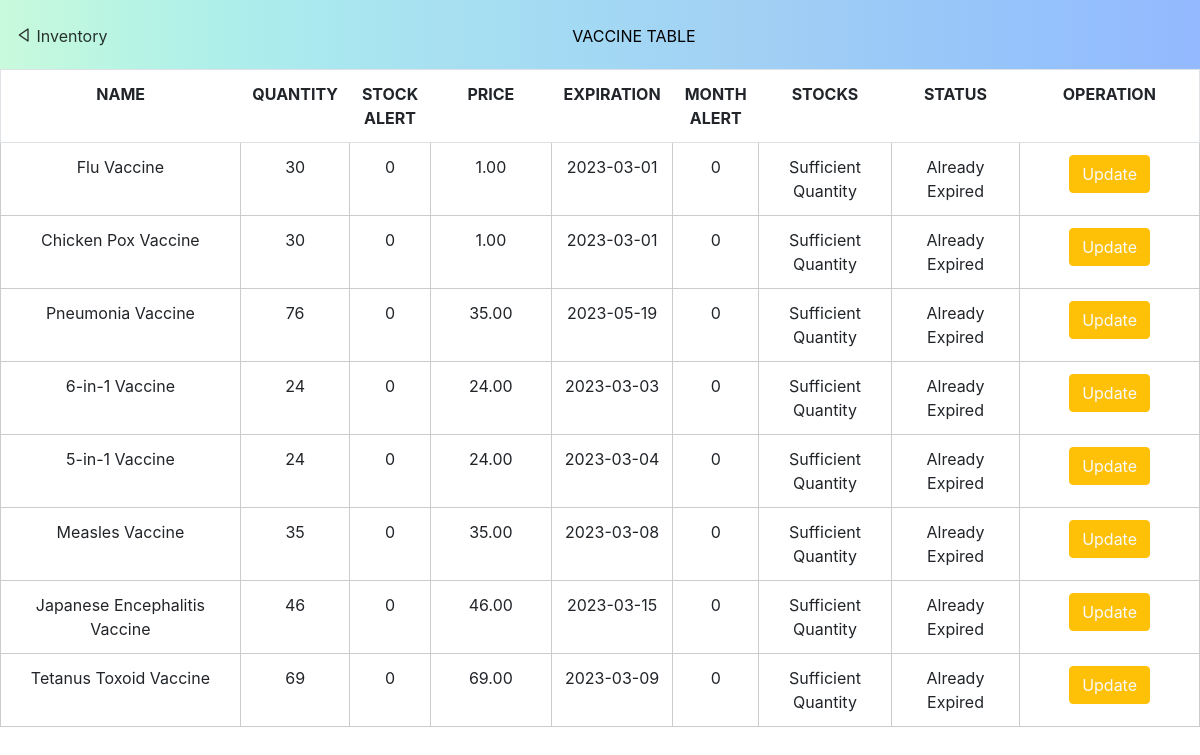
Screenshot of /admin/vaccine.php (signed in) with the database file from the repository.
### tables this page shows
CREATE TABLE `vaccines` (
  `vaccine_id` bigint(20) NOT NULL,
  `name` varchar(255) DEFAULT NULL,
  `quantity` int(11) DEFAULT NULL,
  `stock_alert` int(11) NOT NULL,
  `price` decimal(5,2) DEFAULT NULL,
  `exp_date` date DEFAULT NULL,
  `month_alert` int(11) NOT NULL,
  `mnf_date` date DEFAULT NULL,
  `create_datetime` datetime DEFAULT NULL,
  `update_datetime` datetime DEFAULT NULL
);

### admin/vaccine.php (the view, shortened to what this page needs)
<?php
    $sortColumn = isset($_GET['sort']) ? $_GET['sort'] : 'vaccine_id';
    $sortOrder = isset($_GET['order']) ? $_GET['order'] : 'ASC';
    $localhost = "localhost";
    $root = "root";
    $password = "";
    $db = "profiles";
    $con = mysqli_connect($localhost, $root, $password, $db);
    $query = "SELECT vaccines.*,
        CASE
            WHEN exp_date = NOW() THEN 'Expired Today'
            WHEN exp_date < NOW() THEN 'Already Expired'
            WHEN exp_date = DATE_ADD(NOW(), INTERVAL month_alert MONTH) THEN 'Near Expiry'
        END AS 'status',
        CASE
            WHEN quantity > stock_alert THEN 'Sufficient Quantity'
            WHEN quantity <= stock_alert THEN 'Needs Restocking'
            WHEN quantity = 1 THEN 'Out of Stock'
        END AS 'stocks',
        CASE
            WHEN vaccine_id > 0 THEN 'Vaccine'
        END AS 'category'
        FROM vaccines
        WHERE vaccines.quantity <= stock_alert OR exp_date <= NOW()
        ORDER BY $sortColumn $sortOrder";
    $category = 'Vaccine';
    if ($vaccine = $con->query($query)) {
    }
?>
<!DOCTYPE html>
<html lang="en">
    <head>
        <link rel="stylesheet" href="../stylesheets/table.css">
        <link rel="stylesheet" href="https://cdn.jsdelivr.net/npm/bootstrap@5.0.0-beta1/dist/css/bootstrap.min.css">
        <link rel="stylesheet" href="https://cdn.jsdelivr.net/npm/bootstrap@5.0.0-beta1/dist/js/bootstrap.bundle.min.js">
        <link rel="stylesheet" href="https://cdnjs.cloudflare.com/ajax/libs/jquery/3.2.1/jquery.min.js">
        <link rel="stylesheet" href="https://cdn.jsdelivr.net/npm/boxicons@latest/css/boxicons.min.css">
        <link href="https://cdn.jsdelivr.net/npm/bootstrap@5.3.0-alpha1/dist/css/bootstrap.min.css" rel="stylesheet">
        <link href="//maxcdn.bootstrapcdn.com/bootstrap/4.0.0/css/bootstrap.min.css" rel="stylesheet" id="bootstrap-css">
    </head>
    <body>
        <header class="header home-bg" id="header" style="opacity:; height: 69px;">
            <div class="w-20 h-20">
                <br>
                <a class="ml-3 float-left" href="inventory.php"
                style="text-decoration:none; color: black; opacity:.8; width:100px;"><i class='bx bx-left-arrow'></i>
                    Inventory</a>
                <p class="mr-5 float text-center" style="text-decoration:none; color: black;">VACCINE TABLE</p>
            </div>
        </header>
        <div class="bg-secondary">
            <div>
                <table class="table">
                    <tr class="bg-info text-black">
                        <th class="thead-dark sortable-column" style="width:20%;"
                            onclick="window.location='?sort=name&order=<?php echo $sortOrder === 'ASC' ? 'DESC' : 'ASC'; ?>'">NAME
                        </th>
                        <th class="thead-dark sortable-column" style="width:5%;"
                            onclick="window.location='?sort=quantity&order=<?php echo $sortOrder === 'ASC' ? 'DESC' : 'ASC'; ?>'">QUANTITY
                        </th>
                        <th class="thead-dark sortable-column" style="width:5%;"
                            onclick="window.location='?sort=stock_alert&order=<?php echo $sortOrder === 'ASC' ? 'DESC' : 'ASC'; ?>'">STOCK ALERT
                        </th>
                        <th class="thead-dark sortable-column"
                            onclick="window.location='?sort=price&order=<?php echo $sortOrder === 'ASC' ? 'DESC' : 'ASC'; ?>'">PRICE
                        </th>
                        <th class="thead-dark sortable-column" style="width:10%;"
                            onclick="window.location='?sort=exp_date&order=<?php echo $sortOrder === 'ASC' ? 'DESC' : 'ASC'; ?>'">EXPIRATION
                        </th>
                        <th class="thead-dark sortable-column" style="width:5%;"
                            onclick="window.location='?sort=month_alert&order=<?php echo $sortOrder === 'ASC' ? 'DESC' : 'ASC'; ?>'">MONTH ALERT
                        </th>
                        <th class="thead-dark">STOCKS</th>
                        <th class="thead-dark">STATUS</th>
                        <th class="thead-dark" style="width:15%;">OPERATION</th>
                    </tr>
                    <?php
                    while ($rows = $vaccine->fetch_assoc()) {
                        ?>
                        <tr class="bg-light">
                            <td class="hidden-column"><?php echo $id = $rows['vaccine_id']; ?></td>
                            <td><?php echo $name = $rows['name']; ?></td>
                            <td><?php echo $quantity = $rows['quantity']; ?></td>
                            <td><?php echo $quantity = $rows['stock_alert']; ?></td>
                            <td><?php echo $price = $rows['price']; ?></td>
                            <td class="hidden-column"><?php echo $mnf_date = $rows['mnf_date']; ?></td>
                            <td><?php echo $exp_date = $rows['exp_date']; ?></td>
                            <td><?php echo $exp_date = $rows['month_alert']; ?></td>
                            <td><?php echo $rows['stocks']; ?></td>
                            <td><?php echo $rows['status']; ?></td>
                            <?php
                            echo '
                            <td>
                                <button class="btn btn-warning"><a href="update.php?updateid=' . $id . '&category=' . $category . '&name=' . $name . '&quantity=' . $quantity . '&price=' . $price . '&mnf_date=' . $mnf_date . '&exp_date=' . $exp_date . '&month_alert=' . $rows['month_alert'] . '&stock_alert=' . $rows['stock_alert'] . '" class="text-light">Update</a></button>
                            </td>
                            ';
                            ?>
                        </tr>
                    <?php
                    }
                    ?>
                </table>
            </div>
        </div>
    </body>
</html>

### stylesheets/table.css (style rules this page uses)
table { margin: 0 auto; font-size: medium; border: 1px solid black; }
table, table td { border: 1px solid #cccccc; }
td , tr { height: 50px; width: 160px; text-align: center; vertical-align: middle; }
th { position: sticky; top: 0; }

### admin/vaccine.php (style rules this page uses)
.home-bg { background-image: linear-gradient(to right, #c9fadc, #baf5e3, #aeefea, #a9e8ef, #a8e0f1, #a4dbf3, #a2d5f4, #a2cff4, #9bcaf7, #97c5fa, #94bffd, #94b9ff); }
.sortable-column { cursor: pointer; }

### rows the page displays
vaccines: name "Flu Vaccine", quantity "30", stock_alert "0", price "1.00", exp_date "2023-03-01", month_alert "0", stocks "Sufficient Quantity", status "Already Expired"
vaccines: name "Chicken Pox Vaccine", quantity "30", stock_alert "0", price "1.00", exp_date "2023-03-01", month_alert "0", stocks "Sufficient Quantity", status "Already Expired"
vaccines: name "Pneumonia Vaccine", quantity "76", stock_alert "0", price "35.00", exp_date "2023-05-19", month_alert "0", stocks "Sufficient Quantity", status "Already Expired"
vaccines: name "6-in-1 Vaccine", quantity "24", stock_alert "0", price "24.00", exp_date "2023-03-03", month_alert "0", stocks "Sufficient Quantity", status "Already Expired"
vaccines: name "5-in-1 Vaccine", quantity "24", stock_alert "0", price "24.00", exp_date "2023-03-04", month_alert "0", stocks "Sufficient Quantity", status "Already Expired"
vaccines: name "Measles Vaccine", quantity "35", stock_alert "0", price "35.00", exp_date "2023-03-08", month_alert "0", stocks "Sufficient Quantity", status "Already Expired"
vaccines: name "Japanese Encephalitis Vaccine", quantity "46", stock_alert "0", price "46.00", exp_date "2023-03-15", month_alert "0", stocks "Sufficient Quantity", status "Already Expired"
vaccines: name "Tetanus Toxoid Vaccine", quantity "69", stock_alert "0", price "69.00", exp_date "2023-03-09", month_alert "0", stocks "Sufficient Quantity", status "Already Expired"
